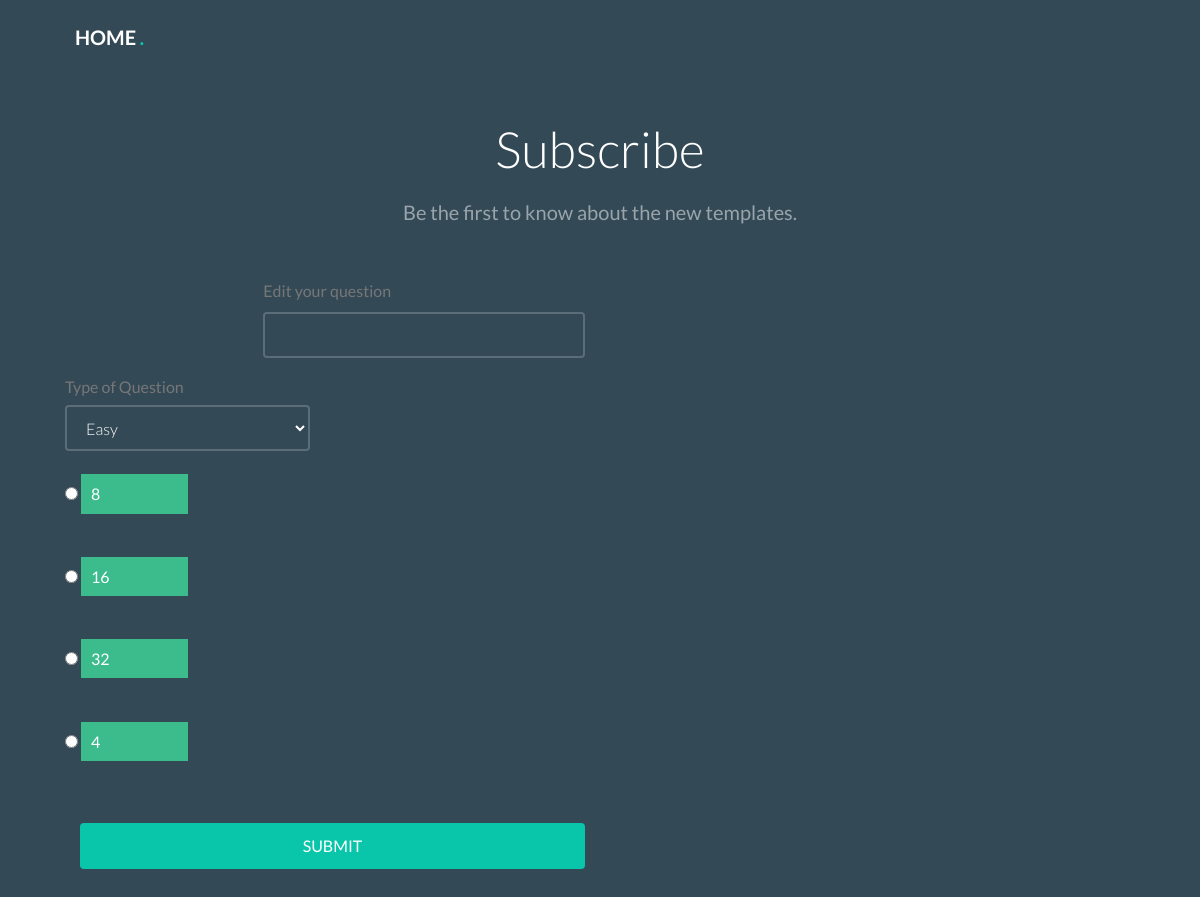
/edit_qstn.php?id=5a87c43613798 (signed in), run on the app's committed database.
### tables this page shows
CREATE TABLE `answers` (
  `id` int(11) NOT NULL,
  `qstnid` varchar(100) NOT NULL,
  `answers` varchar(20) NOT NULL,
  `correct_answer` int(20) NOT NULL
);

### edit_qstn.php (the view, shortened to what this page needs)
<!DOCTYPE HTML>
<html>
	<head>
	<link rel="stylesheet" href="css/animate.css">
	<link rel="stylesheet" href="css/icomoon.css">
	<link rel="stylesheet" href="css/themify-icons.css">
	<link rel="stylesheet" href="css/bootstrap.css">
	<link rel="stylesheet" href="css/magnific-popup.css">
	<link rel="stylesheet" href="css/bootstrap-datepicker.min.css">
	<link rel="stylesheet" href="css/owl.carousel.min.css">
	<link rel="stylesheet" href="css/owl.theme.default.min.css">
	<link rel="stylesheet" href="css/style.css">
	</head>
	<body>
		<div id="page">
		<nav class="gtco-nav" role="navigation">
			<div class="gtco-container">
				<div class="row">
					<div class="col-sm-4 col-xs-12">
						<div id="gtco-logo"><a href="home.php">Home <em>.</em></a></div>
					</div>
					<div class="col-xs-8 text-right menu-1">
					</div>
				</div>
			</div>
		</nav>
		<div id="gtco-subscribe">
			<div class="gtco-container">
				<div class="row animate-box">
					<div class="col-md-8 col-md-offset-2 text-center gtco-heading">
						<h2>Subscribe</h2>
						<p>Be the first to know about the new templates.</p>
					</div>
				</div>
				<?php
				include "connection.php";
						$q3=$_GET['id'];
				echo "<form method='POST' action='edit_qstn1.php?id=".$q3."'>";
				echo'<div class="row animate-box">
									<div class="col-md-8 col-md-offset-2">
										<form class="form-inline" method="POST">
											<div class="col-md-6 col-sm-6">
												<div class="form-group">
													<label for="email" class="sr-only">Question</label>
													Edit your question<input type="text" class="form-control" name="question">
												</div>
											</div>
											</div>
										</div>';
										echo'<div class="row form-group">
											<div class="col-md-3">
												<label for="activities">Type of Question</label>
												<select name="type" class="form-control">
													<option value="easy">Easy</option>
													<option value="medium">Medium</option>
													<option value="hard">Hard</option>
												</select>
											</div>
										</div>
';
				$q1=mysqli_query($connection,"SELECT `answers`,`correct_answer` FROM
				  `answers` WHERE qstnid='$q3'");
											$i=1;
				  while($q2=mysqli_fetch_array($q1))
					{
						$q4=$q2['answers'];
						echo'<input type="radio" name="canswr" value="'.$i.'">    ';
				  echo'<input type="text" value="'.$q4.'" name="answer'.$i.'"><br><br> ';
				  $i++;
				}
				echo'	<div class="col-md-6">
												<br><button type="submit" class="btn btn-default btn-block" onclick="myFunction()">Submit</button>
													<script>
														function myFunction()
														 {alert("Question edited successfully");}
													</script>
											</div>
										</form>
									</div>
								</div>
								</form>
							';
				 ?>
											</body>
										</html>

### css/style.css (style rules this page uses)
body { font-family: "Lato", Arial, sans-serif; font-weight: 400; font-size: 16px; line-height: 1.7; color: #777; background: #fff; }
#page { position: relative; overflow-x: hidden; width: 100%; height: 100%; -webkit-transition: 0.5s; -o-transition: 0.5s; transition: 0.5s; }
a { color: #09C6AB; -webkit-transition: 0.5s; -o-transition: 0.5s; transition: 0.5s; }
p { margin-bottom: 20px; }
h1, h2, h3, h4, h5, h6, figure { color: #000; font-family: "Lato", Arial, sans-serif; font-weight: 400; margin: 0 0 20px 0; }
.gtco-container { max-width: 1100px; position: relative; margin: 0 auto; padding-left: 15px; padding-right: 15px; }
.gtco-nav { position: absolute; top: 0; left: 0; margin: 0; padding: 0; width: 100%; padding: 20px 0; z-index: 1001; }
.gtco-nav #gtco-logo { font-size: 20px; margin: 0; padding: 0; text-transform: uppercase; font-weight: bold; }
.gtco-nav #gtco-logo em { color: #09C6AB; }
.gtco-nav a { padding: 5px 10px; color: #fff; }
form label { font-weight: normal !important; }
#gtco-features, #gtco-features-2, #gtco-products, #gtco-services, #gtco-subscribe, #gtco-footer, .gtco-section { padding: 7em 0; clear: both; position: relative; }
.gtco-heading { margin-bottom: 0em; }
.gtco-heading h2 { font-size: 50px; margin-bottom: 10px; line-height: 1.5; font-weight: 300; color: #000; position: relative; }
.gtco-heading p { font-size: 20px; line-height: 1.5; color: gray; }
#gtco-subscribe { background: #334956; }
#gtco-subscribe .form-control { background: transparent; color: #fff; font-size: 16px !important; width: 100%; border: 2px solid rgba(255, 255, 255, 0.2) !important; -webkit-transition: 0.5s; -o-transition: 0.5s; transition: 0.5s; }
#gtco-subscribe .btn { height: 46px; border: none !important; background: #09C6AB; color: #fff; font-size: 16px; text-transform: uppercase; font-weight: 400; padding-left: 50px; padding-right: 50px; }
#gtco-subscribe .gtco-heading { margin-bottom: 30px; }
#gtco-subscribe .gtco-heading h2 { color: #fff; }
#gtco-subscribe .gtco-heading p { color: rgba(255, 255, 255, 0.5); }
.btn { margin-right: 4px; margin-bottom: 4px; font-family: "Lato", Arial, sans-serif; font-size: 16px; font-weight: 400; -webkit-border-radius: 4px; -moz-border-radius: 4px; -ms-border-radius: 4px; border-radius: 4px; -webkit-transition: 0.5s; -o-transition: 0.5s; transition: 0.5s; padding: 8px 30px; }
.form-control { box-shadow: none; background: transparent; border: 2px solid rgba(0, 0, 0, 0.1); height: 46px; font-size: 16px; font-weight: 300; padding-left: 15px; padding-right: 15px; }
.js .animate-box { opacity: 0; }

### edit_qstn.php (style rules this page uses)
input[type=text] { width: 10%; padding: 6px 10px; margin: 8px 0; box-sizing: border-box; border: none; background-color: #3CBC8D; color: white; }

### data on the page
answers: answer1 "8"
answers: answer2 "16"
answers: answer3 "32"
answers: answer4 "4"
